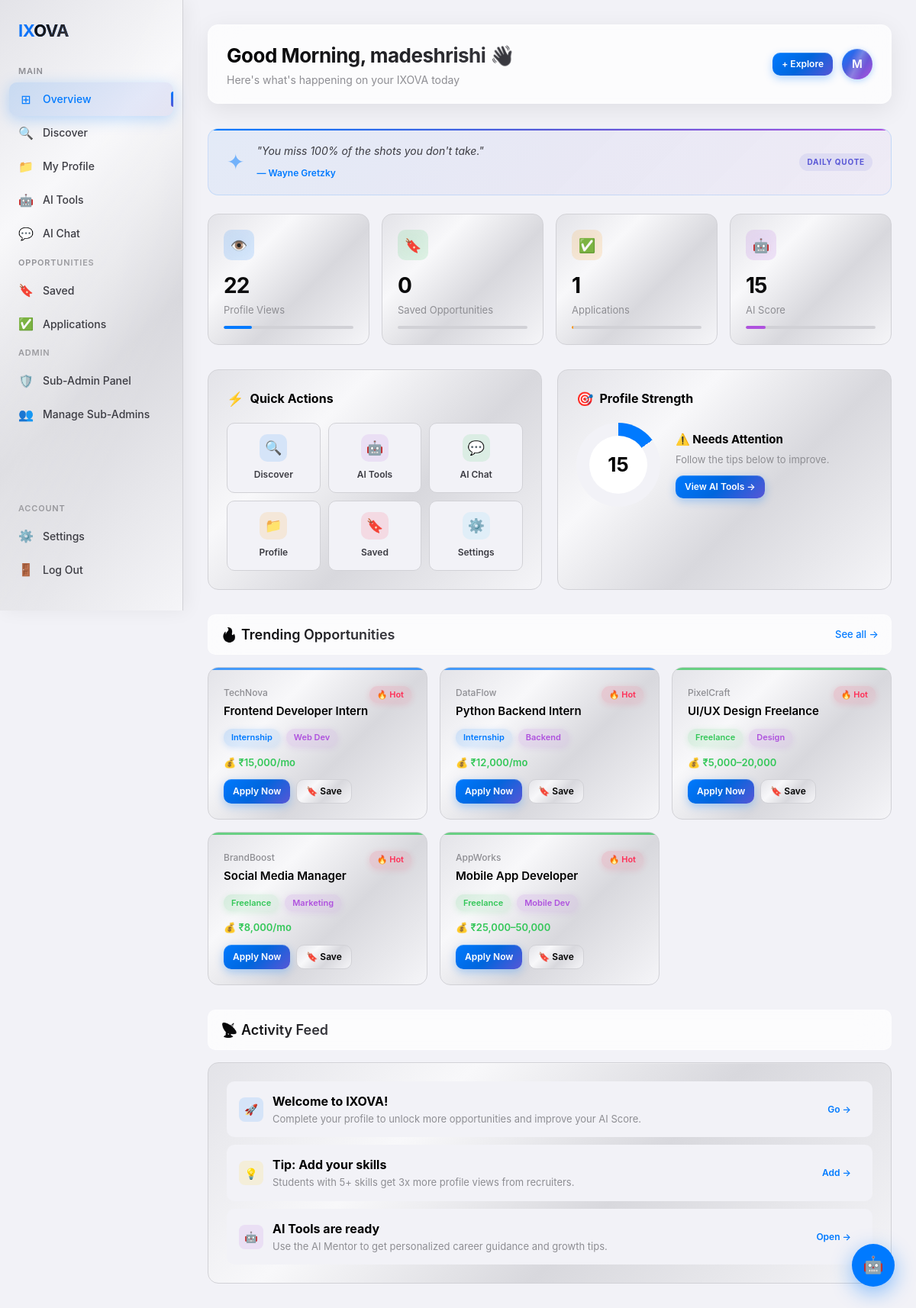
Page /dashboard/ (signed in) on the committed database.
### core/models.py (models this page shows, shortened)
class Profile(models.Model):
    user = models.OneToOneField(User, on_delete=models.CASCADE)
    avatar = models.ImageField(upload_to='avatars/', blank=True, null=True)
    bio = models.TextField(blank=True)
    skills = models.CharField(max_length=500, blank=True)
    ai_score = models.IntegerField(default=0)
    profile_views = models.IntegerField(default=0)

class Opportunity(models.Model):
    TYPE_CHOICES = [
        ('internship', 'Internship'),
        ('freelance', 'Freelance'),
        ('gig', 'Gig'),
    ]
    title = models.CharField(max_length=200)
    company = models.CharField(max_length=100)
    description = models.TextField()
    type = models.CharField(max_length=20, choices=TYPE_CHOICES)
    category = models.CharField(max_length=100)
    stipend = models.CharField(max_length=50, blank=True)
    deadline = models.DateField(null=True, blank=True)
    is_trending = models.BooleanField(default=False)
    created_at = models.DateTimeField(auto_now_add=True)

### core/views.py (the view)
# urls.py: path('dashboard/', views.dashboard, name='dashboard'),
@login_required
def dashboard(request):
    profile, _ = Profile.objects.get_or_create(user=request.user)
    profile.profile_views += 1
    profile.save()
    trending = Opportunity.objects.filter(is_trending=True)[:6]
    saved_count = SavedOpportunity.objects.filter(user=request.user).count()
    applications = Application.objects.filter(user=request.user).count()
    import random
    from datetime import date
    quotes = [
        {"text": "The secret of getting ahead is getting started.", "author": "Mark Twain"},
        {"text": "Don't watch the clock; do what it does. Keep going.", "author": "Sam Levenson"},
        {"text": "Success is not final, failure is not fatal: it is the courage to continue that counts.", "author": "Winston Churchill"},
        {"text": "Believe you can and you're halfway there.", "author": "Theodore Roosevelt"},
        {"text": "Your time is limited, don't waste it living someone else's life.", "author": "Steve Jobs"},
        {"text": "The future belongs to those who believe in the beauty of their dreams.", "author": "Eleanor Roosevelt"},
        {"text": "It does not matter how slowly you go as long as you do not stop.", "author": "Confucius"},
        {"text": "Opportunities don't happen. You create them.", "author": "Chris Grosser"},
        {"text": "Hard work beats talent when talent doesn't work hard.", "author": "Tim Notke"},
        {"text": "Dream big and dare to fail.", "author": "Norman Vaughan"},
        {"text": "You don't have to be great to start, but you have to start to be great.", "author": "Zig Ziglar"},
        {"text": "Act as if what you do makes a difference. It does.", "author": "William James"},
        {"text": "Success usually comes to those who are too busy to be looking for it.", "author": "Henry David Thoreau"},
        {"text": "Don't be afraid to give up the good to go for the great.", "author": "John D. Rockefeller"},
        {"text": "I find that the harder I work, the more luck I seem to have.", "author": "Thomas Jefferson"},
        {"text": "The only way to do great work is to love what you do.", "author": "Steve Jobs"},
        {"text": "In the middle of every difficulty lies opportunity.", "author": "Albert Einstein"},
        {"text": "It always seems impossible until it's done.", "author": "Nelson Mandela"},
        {"text": "Push yourself, because no one else is going to do it for you.", "author": "Unknown"},
        {"text": "Great things never come from comfort zones.", "author": "Unknown"},
        {"text": "Wake up with determination. Go to bed with satisfaction.", "author": "Unknown"},
        {"text": "Little things make big days.", "author": "Unknown"},
        {"text": "Dream it. Wish it. Do it.", "author": "Unknown"},
        {"text": "Stay foolish to stay sane.", "author": "Maxime Lagacé"},
        {"text": "What you get by achieving your goals is not as important as what you become.", "author": "Zig Ziglar"},
        {"text": "You are never too old to set another goal or to dream a new dream.", "author": "C.S. Lewis"},
        {"text": "Strive not to be a success, but rather to be of value.", "author": "Albert Einstein"},
        {"text": "Two roads diverged in a wood, and I took the one less traveled by.", "author": "Robert Frost"},
        {"text": "I attribute my success to this: I never gave or took any excuse.", "author": "Florence Nightingale"},
        {"text": "You miss 100% of the shots you don't take.", "author": "Wayne Gretzky"},
    ]
    rng = random.Random(date.today().toordinal())
    quote = rng.choice(quotes)
    context = {
        'profile': profile,
        'trending': trending,
        'saved_count': saved_count,
        'applications': applications,
        'quote': quote,
    }
    return render(request, 'dashboard.html', context)

### templates/dashboard.html (shortened to what this page needs)
{% extends 'base.html' %}
{% block content %}
<div class="topbar fade-up">
  <div class="topbar-greeting">
    <h1>Good Morning, {{ user.first_name|default:user.username }} 👋</h1>
    <p>Here's what's happening on your IXOVA today</p>
  </div>
  <div class="topbar-actions">
    <a href="{% url 'discover' %}" class="btn btn-primary btn-sm">+ Explore</a>
    <a href="{% url 'profile' %}">
      <div class="avatar">
        {% if profile.avatar %}
          <img src="{{ profile.avatar.url }}" alt="avatar">
        {% else %}
          {{ user.first_name|first|upper|default:user.username|first|upper }}
        {% endif %}
      </div>
    </a>
  </div>
</div>
<div class="quote-card fade-up fade-up-1">
  <div class="quote-icon">✦</div>
  <div class="quote-body">
    <p class="quote-text">"{{ quote.text }}"</p>
    <span class="quote-author">— {{ quote.author }}</span>
  </div>
  <div class="quote-badge">Daily Quote</div>
</div>
<div class="stats-grid">
  <div class="stat-card fade-up fade-up-1">
    <div class="stat-icon" style="background:rgba(0,122,255,0.12)">👁️</div>
    <div class="stat-value">{{ profile.profile_views }}</div>
    <div class="stat-label">Profile Views</div>
    <div class="stat-bar"><div class="stat-bar-fill" style="width:{{ profile.profile_views|default:0 }}%;background:var(--blue)"></div></div>
  </div>
  <div class="stat-card fade-up fade-up-2">
    <div class="stat-icon" style="background:rgba(52,199,89,0.12)">🔖</div>
    <div class="stat-value">{{ saved_count }}</div>
    <div class="stat-label">Saved Opportunities</div>
    <div class="stat-bar"><div class="stat-bar-fill" style="width:{{ saved_count|default:0 }}%;background:var(--green)"></div></div>
  </div>
  <div class="stat-card fade-up fade-up-3">
    <div class="stat-icon" style="background:rgba(255,149,0,0.12)">✅</div>
    <div class="stat-value">{{ applications }}</div>
    <div class="stat-label">Applications</div>
    <div class="stat-bar"><div class="stat-bar-fill" style="width:{{ applications|default:0 }}%;background:var(--orange)"></div></div>
  </div>
  <div class="stat-card fade-up fade-up-4">
    <div class="stat-icon" style="background:rgba(175,82,222,0.12)">🤖</div>
    <div class="stat-value">{{ profile.ai_score }}</div>
    <div class="stat-label">AI Score</div>
    <div class="stat-bar"><div class="stat-bar-fill" style="width:{{ profile.ai_score|default:0 }}%;background:var(--purple)"></div></div>
  </div>
</div>
<div class="dash-two-col fade-up fade-up-2" style="margin-bottom:32px">
  <div class="card">
    <div class="card-header-row">
      <span class="card-title-icon">⚡</span>
      <h3 class="card-section-title">Quick Actions</h3>
    </div>
    <div class="quick-actions-grid">
      <a href="{% url 'discover' %}" class="quick-action-btn">
        <div class="qa-icon" style="background:rgba(0,122,255,0.12)">🔍</div>
        <span>Discover</span>
      </a>
      <a href="{% url 'ai_tools' %}" class="quick-action-btn">
        <div class="qa-icon" style="background:rgba(175,82,222,0.12)">🤖</div>
        <span>AI Tools</span>
      </a>
      <a href="{% url 'chat' %}" class="quick-action-btn">
        <div class="qa-icon" style="background:rgba(52,199,89,0.12)">💬</div>
        <span>AI Chat</span>
      </a>
      <a href="{% url 'profile' %}" class="quick-action-btn">
        <div class="qa-icon" style="background:rgba(255,149,0,0.12)">📁</div>
        <span>Profile</span>
      </a>
      <a href="{% url 'saved' %}" class="quick-action-btn">
        <div class="qa-icon" style="background:rgba(255,45,85,0.12)">🔖</div>
        <span>Saved</span>
      </a>
      <a href="{% url 'profile' %}" class="quick-action-btn">
        <div class="qa-icon" style="background:rgba(90,200,250,0.12)">⚙️</div>
        <span>Settings</span>
      </a>
    </div>
  </div>
  <div class="card ai-score-card">
    <div class="card-header-row">
      <span class="card-title-icon">🎯</span>
      <h3 class="card-section-title">Profile Strength</h3>
    </div>
    <div class="ai-score-body">
      <div class="score-ring" style="--score:{{ profile.ai_score }};width:110px;height:110px">
        <span class="score-value" style="font-size:26px">{{ profile.ai_score }}</span>
      </div>
      <div class="ai-score-details">
        <div class="ai-score-label">
          {% if profile.ai_score >= 80 %}🏆 Excellent
          {% elif profile.ai_score >= 60 %}🚀 Good Progress
          {% elif profile.ai_score >= 40 %}📈 Getting Started
          {% else %}⚠️ Needs Attention{% endif %}
        </div>
        <p class="ai-score-desc">
          {% if profile.ai_score >= 80 %}Your profile is highly attractive to recruiters.
          {% elif profile.ai_score >= 60 %}A few improvements can boost your visibility.
          {% elif profile.ai_score >= 40 %}Complete your profile to unlock more.
          {% else %}Follow the tips below to improve.{% endif %}
        </p>
        <a href="{% url 'ai_tools' %}" class="btn btn-primary btn-sm" style="margin-top:10px">View AI Tools →</a>
      </div>
    </div>
  </div>
</div>
<div class="section-header fade-up fade-up-2">
  <h2 class="section-title">🔥 Trending Opportunities</h2>
  <a href="{% url 'discover' %}" class="see-all">See all →</a>
</div>
{% if trending %}
<div class="cards-grid">
  {% for opp in trending %}
  <div class="opp-card fade-up fade-up-{{ forloop.counter }}">
    <div class="opp-card-accent" style="background:{% if opp.type == 'internship' %}var(--blue){% elif opp.type == 'freelance' %}var(--green){% else %}var(--orange){% endif %}"></div>
    <div class="opp-header">
      <div>
        <div class="opp-company">{{ opp.company }}</div>
        <div class="opp-title">{{ opp.title }}</div>
      </div>
      <span class="badge badge-trending">🔥 Hot</span>
    </div>
    <div class="opp-meta">
      <span class="badge {% if opp.type == 'internship' %}badge-blue{% elif opp.type == 'freelance' %}badge-green{% else %}badge-orange{% endif %}">
        {{ opp.get_type_display }}
      </span>
      <span class="badge badge-purple">{{ opp.category }}</span>
    </div>
    {% if opp.stipend %}
      <div class="opp-stipend">💰 {{ opp.stipend }}</div>
    {% endif %}
    <div class="opp-actions">
      <a href="{% url 'apply' opp.pk %}" class="btn btn-primary btn-sm">Apply Now</a>
      <a href="{% url 'save' opp.pk %}" class="btn btn-secondary btn-sm">🔖 Save</a>
    </div>
  </div>
  {% endfor %}
</div>
{% else %}
<div class="card fade-up empty-state">
  <div class="empty-icon">🔍</div>
  <p>No trending opportunities yet.</p>
  <a href="{% url 'discover' %}" class="btn btn-primary btn-sm" style="margin-top:12px">Explore all →</a>
</div>
{% endif %}
<div class="section-header fade-up" style="margin-top:32px">
  <h2 class="section-title">📡 Activity Feed</h2>
</div>
<div class="card fade-up activity-card">
  <div class="tip-item">
    <div class="tip-icon" style="background:rgba(0,122,255,0.12)">🚀</div>
    <div>
      <strong>Welcome to IXOVA!</strong>
      <p style="font-size:13px;color:var(--text-3);margin-top:2px">Complete your profile to unlock more opportunities and improve your AI Score.</p>
    </div>
    <a href="{% url 'profile' %}" class="btn btn-ghost btn-sm" style="margin-left:auto;white-space:nowrap">Go →</a>
  </div>
  <div class="tip-item">
    <div class="tip-icon" style="background:rgba(255,204,0,0.12)">💡</div>
    <div>
      <strong>Tip: Add your skills</strong>
      <p style="font-size:13px;color:var(--text-3);margin-top:2px">Students with 5+ skills get 3x more profile views from recruiters.</p>
    </div>
    <a href="{% url 'profile' %}" class="btn btn-ghost btn-sm" style="margin-left:auto;white-space:nowrap">Add →</a>
  </div>
  <div class="tip-item" style="margin-bottom:0">
    <div class="tip-icon" style="background:rgba(175,82,222,0.12)">🤖</div>
    <div>
      <strong>AI Tools are ready</strong>
      <p style="font-size:13px;color:var(--text-3);margin-top:2px">Use the AI Mentor to get personalized career guidance and growth tips.</p>
    </div>
    <a href="{% url 'ai_tools' %}" class="btn btn-ghost btn-sm" style="margin-left:auto;white-space:nowrap">Open →</a>
  </div>
</div>
{% endblock %}

### templates/base.html (shortened to what this page needs)
{% load static %}
<!DOCTYPE html>
<html lang="en">
<head>
  <link rel="stylesheet" href="{% static 'css/style.css' %}">
  <link rel="stylesheet" href="{% static 'css/responsive.css' %}">
</head>
<body>
{% if user.is_authenticated %}
<aside class="sidebar" id="sidebar">
  <div class="sidebar-logo">IX<span>OVA</span></div>
  <div class="nav-section">
    <div class="nav-label">Main</div>
    <a href="{% url 'dashboard' %}" class="nav-item {% if request.resolver_match.url_name == 'dashboard' %}active{% endif %}">
      <span class="icon">⊞</span> Overview
    </a>
    <a href="{% url 'discover' %}" class="nav-item {% if request.resolver_match.url_name == 'discover' %}active{% endif %}">
      <span class="icon">🔍</span> Discover
    </a>
    <a href="{% url 'profile' %}" class="nav-item {% if request.resolver_match.url_name == 'profile' %}active{% endif %}">
      <span class="icon">📁</span> My Profile
    </a>
    <a href="{% url 'ai_tools' %}" class="nav-item {% if request.resolver_match.url_name == 'ai_tools' %}active{% endif %}">
      <span class="icon">🤖</span> AI Tools
    </a>
    <a href="{% url 'chat' %}" class="nav-item {% if request.resolver_match.url_name == 'chat' %}active{% endif %}">
      <span class="icon">💬</span> AI Chat
    </a>
  </div>
  <div class="nav-section">
    <div class="nav-label">Opportunities</div>
    <a href="{% url 'saved' %}" class="nav-item {% if request.resolver_match.url_name == 'saved' %}active{% endif %}">
      <span class="icon">🔖</span> Saved
    </a>
    <a href="{% url 'profile' %}" class="nav-item">
      <span class="icon">✅</span> Applications
    </a>
  </div>
  {% if user.is_superuser or user.sub_admin.is_active %}
  <div class="nav-section">
    <div class="nav-label">Admin</div>
    <a href="{% url 'subadmin_dashboard' %}" class="nav-item {% if 'subadmin' in request.resolver_match.url_name %}active{% endif %}">
      <span class="icon">🛡️</span> Sub-Admin Panel
    </a>
    {% if user.is_superuser %}
    <a href="{% url 'subadmin_manage' %}" class="nav-item {% if request.resolver_match.url_name == 'subadmin_manage' %}active{% endif %}">
      <span class="icon">👥</span> Manage Sub-Admins
    </a>
    {% endif %}
  </div>
  {% endif %}
  <div class="sidebar-footer nav-section">
    <div class="nav-label">Account</div>
    <a href="{% url 'profile' %}" class="nav-item">
      <span class="icon">⚙️</span> Settings
    </a>
    <a href="{% url 'logout' %}" class="nav-item">
      <span class="icon">🚪</span> Log Out
    </a>
  </div>
</aside>
{% endif %}
<main class="{% if user.is_authenticated %}main{% endif %}">
  {% block content %}{% endblock %}
</main>
</body>
</html>

### rows in the picture
Profile: profile_views "22", ai_score "15"
Opportunity: company "TechNova", title "Frontend Developer Intern", type "Internship", category "Web Dev", stipend "₹15,000/mo"
Opportunity: company "DataFlow", title "Python Backend Intern", type "Internship", category "Backend", stipend "₹12,000/mo"
Opportunity: company "PixelCraft", title "UI/UX Design Freelance", type "Freelance", category "Design", stipend "₹5,000–20,000"
Opportunity: company "BrandBoost", title "Social Media Manager", type "Freelance", category "Marketing", stipend "₹8,000/mo"
Opportunity: company "AppWorks", title "Mobile App Developer", type "Freelance", category "Mobile Dev", stipend "₹25,000–50,000"

### other values in the picture
{{ user.first_name|default:user.username }} "madeshrishi"
{{ user.first_name|first|upper|default:user.username|first|upper }} "M"
{{ quote.text }} "You miss 100% of the shots you don't take."
{{ quote.author }} "Wayne Gretzky"
{{ saved_count }} "0"
{{ applications }} "1"
